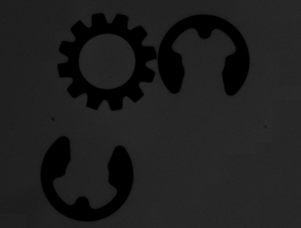
#> input picture chapter4/images/equalizeHist.jpg, 301 x 228 px
$ python equalizeHist.py
#> lines starting #> are read from the running program, lines starting #| are printed output that depends on the picture
# -*- coding:utf-8 -*-
import cv2 as cv
from matplotlib import pyplot as plt
import sys


if __name__ == '__main__':
    # 读取图像
    image = cv.imread('./images/equalizeHist.jpg', 0)
#> image is the input picture: shape (228, 301); min 0, max 43, mean 30.4
    # 判断图片是否读取成功
    if image is None:
        print('Failed to read equalizeHist.jpg.')
        sys.exit()
    # 绘制原图直方图
    plt.hist(image.ravel(), 256, [0, 256])
    plt.title('Origin Image')
    plt.show()
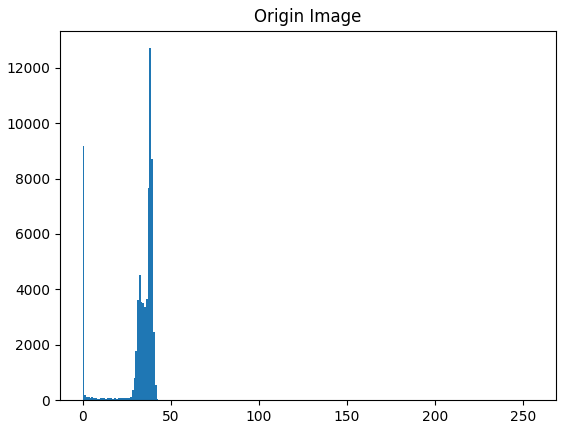
#> figure drawn by matplotlib, 1 panel; tallest bar 12703 high, from x = 38 to 39
    # 进行均衡化并绘制直方图
    image_result = cv.equalizeHist(image)
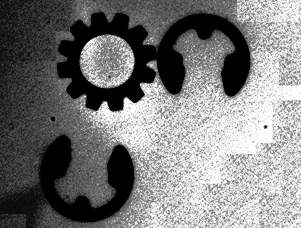
#> image_result: shape (228, 301); min 0, max 255, mean 122.6
    plt.hist(image_result.ravel(), 256, [0, 256])
    plt.title('Equalized Image')
    plt.show()
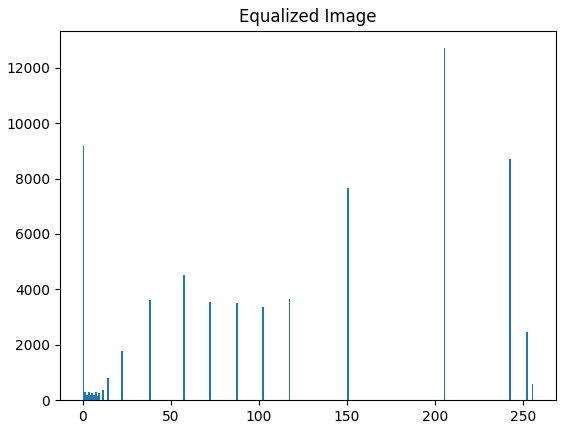
#> figure drawn by matplotlib, 1 panel; tallest bar 12703 high, from x = 205 to 206
    # 展示均衡化前后的图片
    cv.imshow('Origin Image', image)
    cv.imshow('Equalized Image', image_result)

    cv.waitKey(0)
    cv.destroyAllWindows()
